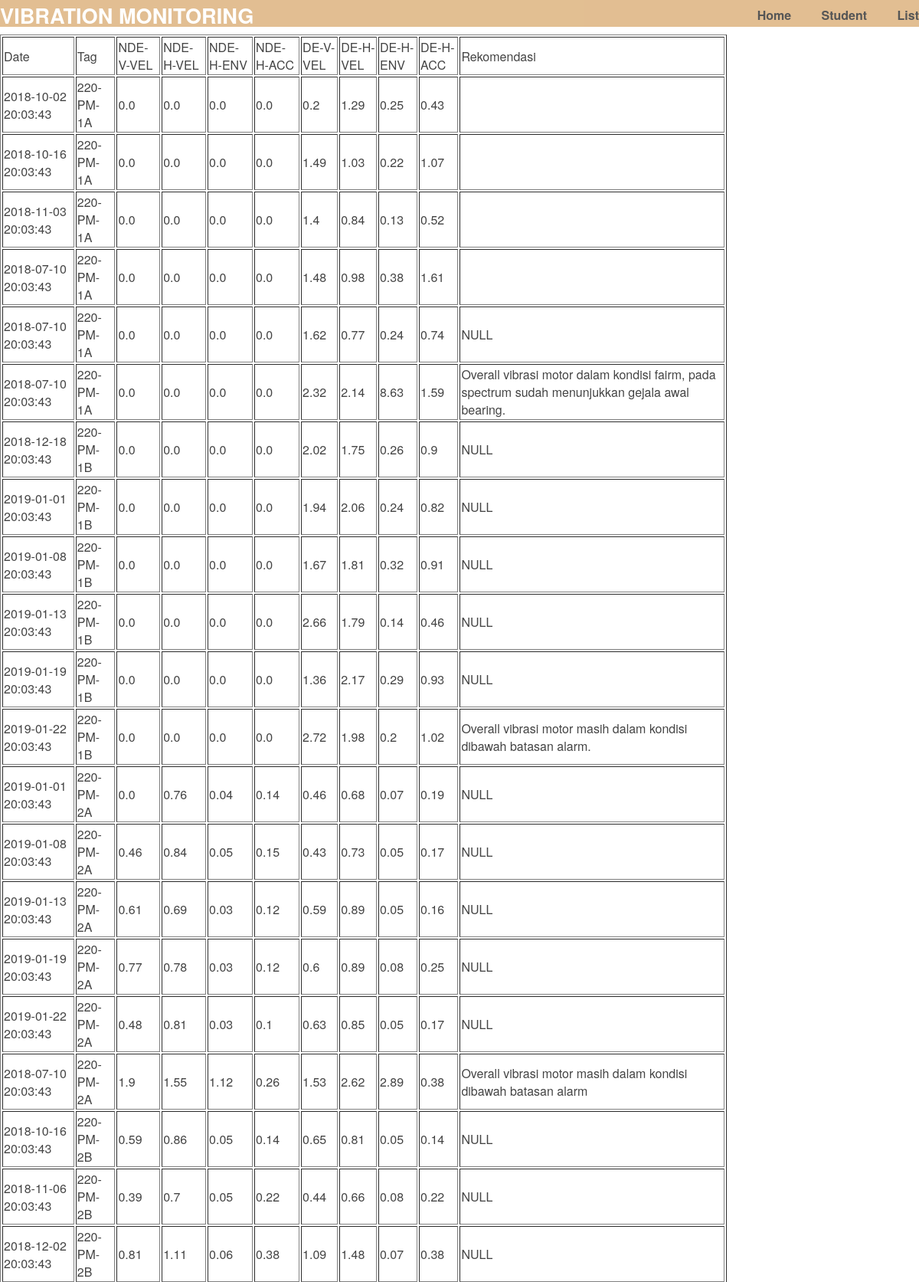
Page /list (upper part) on the committed database.
### tables this page shows
CREATE TABLE motorvib (date TEXT, tag TEXT, NDE_V_VEL REAL, NDE_H_VEL REAL, NDE_H_ENV REAL, NDE_H_ACC REAL, DE_V_VEL REAL, DE_H_VEL REAL, DE_H_ENV REAL, DE_H_ACC REAL, REKOMENDASI TEXT);

### app.py (the view)
@app.route('/list')
def list():
   con = sql.connect("database_vib3.db")
   con.row_factory = sql.Row
   cur = con.cursor()
   cur.execute("select * from motorvib")
   rows = cur.fetchall();
   return render_template("list.html",rows = rows)

### templates/list.html (shortened to what this page needs)
{% extends "layout.html" %}
{% block content %}
<div class="list">
   <body>
      <table border = 1>
         <thead>
			<td>Date</td>
            <td>Tag</td>
            <td>NDE-V-VEL</td>
            <td>NDE-H-VEL</td>
            <td>NDE-H-ENV</td>
			<td>NDE-H-ACC</td>
			<td>DE-V-VEL</td>
            <td>DE-H-VEL</td>
            <td>DE-H-ENV</td>
			<td>DE-H-ACC</td>
			<td>Rekomendasi</td>
         </thead>
         {% for row in rows %}
            <tr>
               <td>{{row["date"]}}</td>
			   <td>{{row["tag"]}}</td>
               <td>{{row["NDE_V_VEL"]}}</td>
               <td>{{row["NDE_H_VEL"]}}</td>
               <td>{{row['NDE_H_ENV']}}</td>
			   <td>{{row['NDE_H_ACC']}}</td>
			   <td>{{row['DE_V_VEL']}}</td>
			   <td>{{row['DE_H_VEL']}}</td>
			   <td>{{row['DE_H_ENV']}}</td>
			   <td>{{row['DE_H_ACC']}}</td>
			   <td>{{row['REKOMENDASI']}}</td>
            </tr>
         {% endfor %}
      </table>
   </body>
</div>
{% endblock %}

### templates/layout.html (shortened to what this page needs)
<!DOCTYPE html>
<html>
  <head>
    <link rel="stylesheet" href="{{ url_for('static', filename='css/main1.css') }}">
  </head>
  <body>
    <header>
      <div class="container">
        <h1 class="logo">Vibration Monitoring</h1>
        <strong><nav>
          <ul class="menu">
            <li><a href="{{ url_for('home') }}">Home</a></li>
			<li><a href="{{ url_for('student') }}">Student</a></li>
            <li><a href="{{ url_for('list') }}">List</a></li>
          </ul>
        </nav></strong>
      </div>
    </header>
	<div class="container">
      {% block content %}{% endblock %}
    </div>
  </body>
</html>

### static/css/main1.css (style rules this page uses)
body { margin: 0; padding: 0; font-family: "Helvetica Neue", Helvetica, Arial, sans-serif; color: #444; }
header { background-color: #DFB887; height: 35px; width: 100%; opacity: .9; margin-bottom: 10px; }
header h1.logo { margin: 0; font-size: 1.7em; color: #fff; text-transform: uppercase; float: left; }
.container { width: 1200px; margin: 0 auto; }
.menu { float: right; margin-top: 8px; }
.menu li { display: inline; }
.menu li + li { margin-left: 35px; }
.menu li a { color: #444; text-decoration: none; }

### rows in the picture
motorvib: date "2018-10-02 20:03:43", tag "220-PM-1A", NDE_V_VEL "0.0", NDE_H_VEL "0.0", NDE_H_ENV "0.0", NDE_H_ACC "0.0", DE_V_VEL "0.2", DE_H_VEL "1.29", DE_H_ENV "0.25", DE_H_ACC "0.43"
motorvib: date "2018-10-16 20:03:43", tag "220-PM-1A", NDE_V_VEL "0.0", NDE_H_VEL "0.0", NDE_H_ENV "0.0", NDE_H_ACC "0.0", DE_V_VEL "1.49", DE_H_VEL "1.03", DE_H_ENV "0.22", DE_H_ACC "1.07"
motorvib: date "2018-11-03 20:03:43", tag "220-PM-1A", NDE_V_VEL "0.0", NDE_H_VEL "0.0", NDE_H_ENV "0.0", NDE_H_ACC "0.0", DE_V_VEL "1.4", DE_H_VEL "0.84", DE_H_ENV "0.13", DE_H_ACC "0.52"
motorvib: date "2018-07-10 20:03:43", tag "220-PM-1A", NDE_V_VEL "0.0", NDE_H_VEL "0.0", NDE_H_ENV "0.0", NDE_H_ACC "0.0", DE_V_VEL "1.48", DE_H_VEL "0.98", DE_H_ENV "0.38", DE_H_ACC "1.61"
motorvib: date "2018-07-10 20:03:43", tag "220-PM-1A", NDE_V_VEL "0.0", NDE_H_VEL "0.0", NDE_H_ENV "0.0", NDE_H_ACC "0.0", DE_V_VEL "1.62", DE_H_VEL "0.77", DE_H_ENV "0.24", DE_H_ACC "0.74", REKOMENDASI "NULL"
motorvib: date "2018-07-10 20:03:43", tag "220-PM-1A", NDE_V_VEL "0.0", NDE_H_VEL "0.0", NDE_H_ENV "0.0", NDE_H_ACC "0.0", DE_V_VEL "2.32", DE_H_VEL "2.14", DE_H_ENV "8.63", DE_H_ACC "1.59", REKOMENDASI "Overall vibrasi motor dalam kondisi fairm, pada spectrum sudah menunjukkan gejala awal bearing."
motorvib: date "2018-12-18 20:03:43", tag "220-PM-1B", NDE_V_VEL "0.0", NDE_H_VEL "0.0", NDE_H_ENV "0.0", NDE_H_ACC "0.0", DE_V_VEL "2.02", DE_H_VEL "1.75", DE_H_ENV "0.26", DE_H_ACC "0.9", REKOMENDASI "NULL"
motorvib: date "2019-01-01 20:03:43", tag "220-PM-1B", NDE_V_VEL "0.0", NDE_H_VEL "0.0", NDE_H_ENV "0.0", NDE_H_ACC "0.0", DE_V_VEL "1.94", DE_H_VEL "2.06", DE_H_ENV "0.24", DE_H_ACC "0.82", REKOMENDASI "NULL"
motorvib: date "2019-01-08 20:03:43", tag "220-PM-1B", NDE_V_VEL "0.0", NDE_H_VEL "0.0", NDE_H_ENV "0.0", NDE_H_ACC "0.0", DE_V_VEL "1.67", DE_H_VEL "1.81", DE_H_ENV "0.32", DE_H_ACC "0.91", REKOMENDASI "NULL"
motorvib: date "2019-01-13 20:03:43", tag "220-PM-1B", NDE_V_VEL "0.0", NDE_H_VEL "0.0", NDE_H_ENV "0.0", NDE_H_ACC "0.0", DE_V_VEL "2.66", DE_H_VEL "1.79", DE_H_ENV "0.14", DE_H_ACC "0.46", REKOMENDASI "NULL"
motorvib: date "2019-01-19 20:03:43", tag "220-PM-1B", NDE_V_VEL "0.0", NDE_H_VEL "0.0", NDE_H_ENV "0.0", NDE_H_ACC "0.0", DE_V_VEL "1.36", DE_H_VEL "2.17", DE_H_ENV "0.29", DE_H_ACC "0.93", REKOMENDASI "NULL"
motorvib: date "2019-01-22 20:03:43", tag "220-PM-1B", NDE_V_VEL "0.0", NDE_H_VEL "0.0", NDE_H_ENV "0.0", NDE_H_ACC "0.0", DE_V_VEL "2.72", DE_H_VEL "1.98", DE_H_ENV "0.2", DE_H_ACC "1.02", REKOMENDASI "Overall vibrasi motor masih dalam kondisi dibawah batasan alarm."
motorvib: date "2019-01-01 20:03:43", tag "220-PM-2A", NDE_V_VEL "0.0", NDE_H_VEL "0.76", NDE_H_ENV "0.04", NDE_H_ACC "0.14", DE_V_VEL "0.46", DE_H_VEL "0.68", DE_H_ENV "0.07", DE_H_ACC "0.19", REKOMENDASI "NULL"
motorvib: date "2019-01-08 20:03:43", tag "220-PM-2A", NDE_V_VEL "0.46", NDE_H_VEL "0.84", NDE_H_ENV "0.05", NDE_H_ACC "0.15", DE_V_VEL "0.43", DE_H_VEL "0.73", DE_H_ENV "0.05", DE_H_ACC "0.17", REKOMENDASI "NULL"
motorvib: date "2019-01-13 20:03:43", tag "220-PM-2A", NDE_V_VEL "0.61", NDE_H_VEL "0.69", NDE_H_ENV "0.03", NDE_H_ACC "0.12", DE_V_VEL "0.59", DE_H_VEL "0.89", DE_H_ENV "0.05", DE_H_ACC "0.16", REKOMENDASI "NULL"
motorvib: date "2019-01-19 20:03:43", tag "220-PM-2A", NDE_V_VEL "0.77", NDE_H_VEL "0.78", NDE_H_ENV "0.03", NDE_H_ACC "0.12", DE_V_VEL "0.6", DE_H_VEL "0.89", DE_H_ENV "0.08", DE_H_ACC "0.25", REKOMENDASI "NULL"
motorvib: date "2019-01-22 20:03:43", tag "220-PM-2A", NDE_V_VEL "0.48", NDE_H_VEL "0.81", NDE_H_ENV "0.03", NDE_H_ACC "0.1", DE_V_VEL "0.63", DE_H_VEL "0.85", DE_H_ENV "0.05", DE_H_ACC "0.17", REKOMENDASI "NULL"
motorvib: date "2018-07-10 20:03:43", tag "220-PM-2A", NDE_V_VEL "1.9", NDE_H_VEL "1.55", NDE_H_ENV "1.12", NDE_H_ACC "0.26", DE_V_VEL "1.53", DE_H_VEL "2.62", DE_H_ENV "2.89", DE_H_ACC "0.38", REKOMENDASI "Overall vibrasi motor masih dalam kondisi dibawah batasan alarm"
motorvib: date "2018-10-16 20:03:43", tag "220-PM-2B", NDE_V_VEL "0.59", NDE_H_VEL "0.86", NDE_H_ENV "0.05", NDE_H_ACC "0.14", DE_V_VEL "0.65", DE_H_VEL "0.81", DE_H_ENV "0.05", DE_H_ACC "0.14", REKOMENDASI "NULL"
motorvib: date "2018-11-06 20:03:43", tag "220-PM-2B", NDE_V_VEL "0.39", NDE_H_VEL "0.7", NDE_H_ENV "0.05", NDE_H_ACC "0.22", DE_V_VEL "0.44", DE_H_VEL "0.66", DE_H_ENV "0.08", DE_H_ACC "0.22", REKOMENDASI "NULL"
motorvib: date "2018-12-02 20:03:43", tag "220-PM-2B", NDE_V_VEL "0.81", NDE_H_VEL "1.11", NDE_H_ENV "0.06", NDE_H_ACC "0.38", DE_V_VEL "1.09", DE_H_VEL "1.48", DE_H_ENV "0.07", DE_H_ACC "0.38", REKOMENDASI "NULL"
